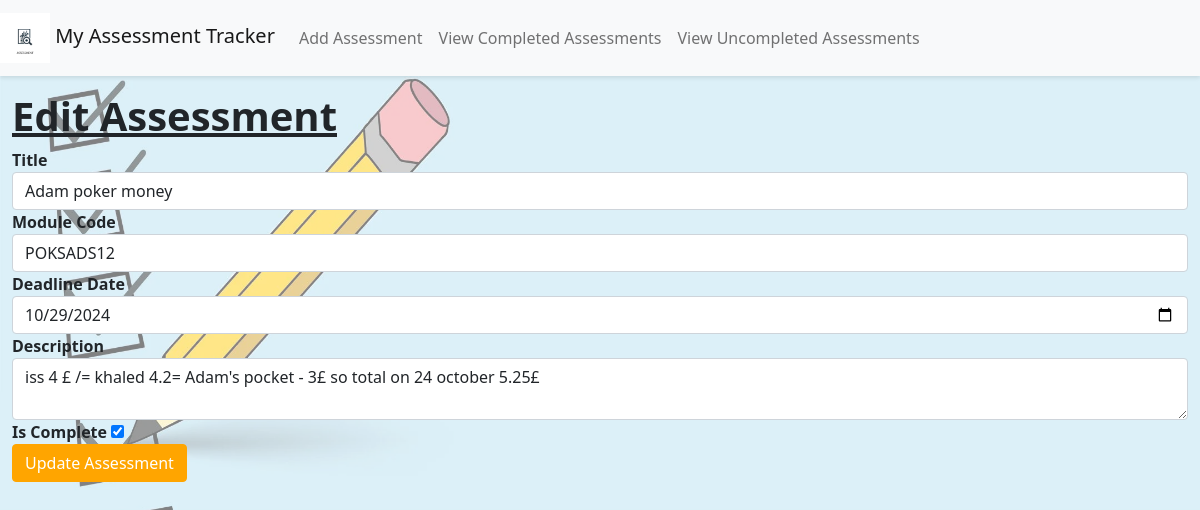
/edit/6, run on the app's committed database.
### app/models.py (models this page shows)
class Assessment(db.Model):
    id = db.Column(db.Integer, primary_key=True)
    title = db.Column(db.String(100), nullable=False)
    module_code = db.Column(db.String(20), nullable=False)
    deadline_date = db.Column(db.DateTime, nullable=False)
    description = db.Column(db.Text, nullable=False)
    is_complete = db.Column(db.Boolean, default=False)

### app/views.py (the view, shortened to what this page needs)
@app.route('/edit/<int:assessment_id>', methods=['GET', 'POST'])
def edit_assessment(assessment_id):
    assessment = Assessment.query.get_or_404(assessment_id)
    form = AssessmentForm(obj=assessment)
    next_page = request.args.get('next', 'index')
    return render_template(
        'edit_assessment.html',
        title='Edit Assessment',
        form=form,
        assessment=assessment
    )

### app/forms.py (shortened to what this page needs)
class AssessmentForm(FlaskForm):
    title = StringField('Title', validators=[DataRequired()])
    module_code = StringField('Module Code', validators=[DataRequired()])
    deadline_date = DateField('Deadline Date', validators=[DataRequired()])
    description = TextAreaField('Description', validators=[DataRequired()])
    is_complete = BooleanField('Is Complete')
    submit = SubmitField('Submit')

### app/templates/edit_assessment.html (shortened to what this page needs)
<!DOCTYPE html>
<html lang="en">
{% extends "base.html" %}
{% block content %}
  <h1>Edit Assessment</h1>
  <form method="post" action="{{ url_for('edit_assessment', assessment_id=assessment.id) }}" aria-labelledby="edit-assessment">
    <div class="form-group">
        <label for="title" aria-label="Assessment Title">{{ form.title.label }}</label>
        {{ form.title(class_="form-control", id="title") }}
    </div>
    <div class="form-group">
        <label for="module_code" aria-label="Module Code">{{ form.module_code.label }}</label>
        {{ form.module_code(class_="form-control", id="module_code") }}
    </div>
    <div class="form-group">
        <label for="deadline_date" aria-label="Deadline Date">{{ form.deadline_date.label }}</label>
        {{ form.deadline_date(class_="form-control", id="deadline_date") }}
    </div>
    <div class="form-group">
        <label for="description" aria-label="Description">{{ form.description.label }}</label>
        {{ form.description(class_="form-control", id="description") }}
    </div>
    <div class="form-group">
        <label for="is_complete" aria-label="Completion Status">{{ form.is_complete.label }}</label>
        {{ form.is_complete(id="is_complete") }}
    </div>
    <button type="submit" class="btn btn-primary">Update Assessment</button>
  </form>
{% endblock %}

### app/static/style.css (style rules this page uses)
body, html { height: 100%; margin: 0; }
body { background-image: url('../static/background.jpg'); background-color: rgba(240, 248, 255, 0.8); background-size: cover; background-repeat: no-repeat; background-attachment: fixed; position: relative; z-index: -1; }
label { font-weight: bold; }
.btn { transition: background-color 0.3s, transform 0.3s; }
.btn-primary { background-color: #ffa500; border-color: #ffa500; }
h1, h2, h3, h4, h5, h6 { font-weight: bold; text-decoration: underline; }
input[type="date"] { min-width: 150px; }

### data on the page
Assessment: title "Adam poker money", module_code "POKSADS12", deadline_date "10/29/2024", description "iss 4 £ /= khaled 4.2= Adam's pocket - 3£ so total on 24 october 5.25£", is_complete "☑"
